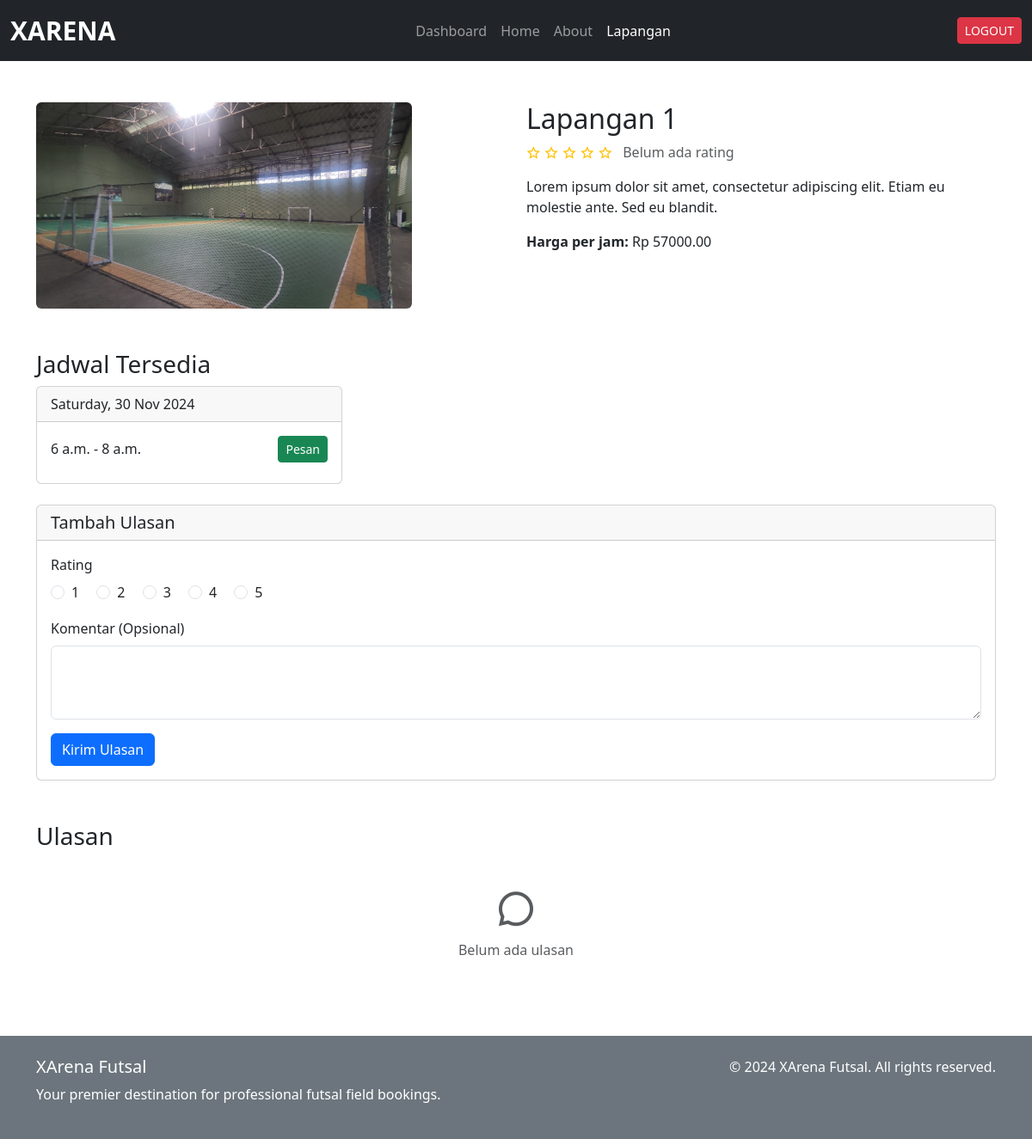
Page /lapangan/1/ (signed in) on the earlier database version.
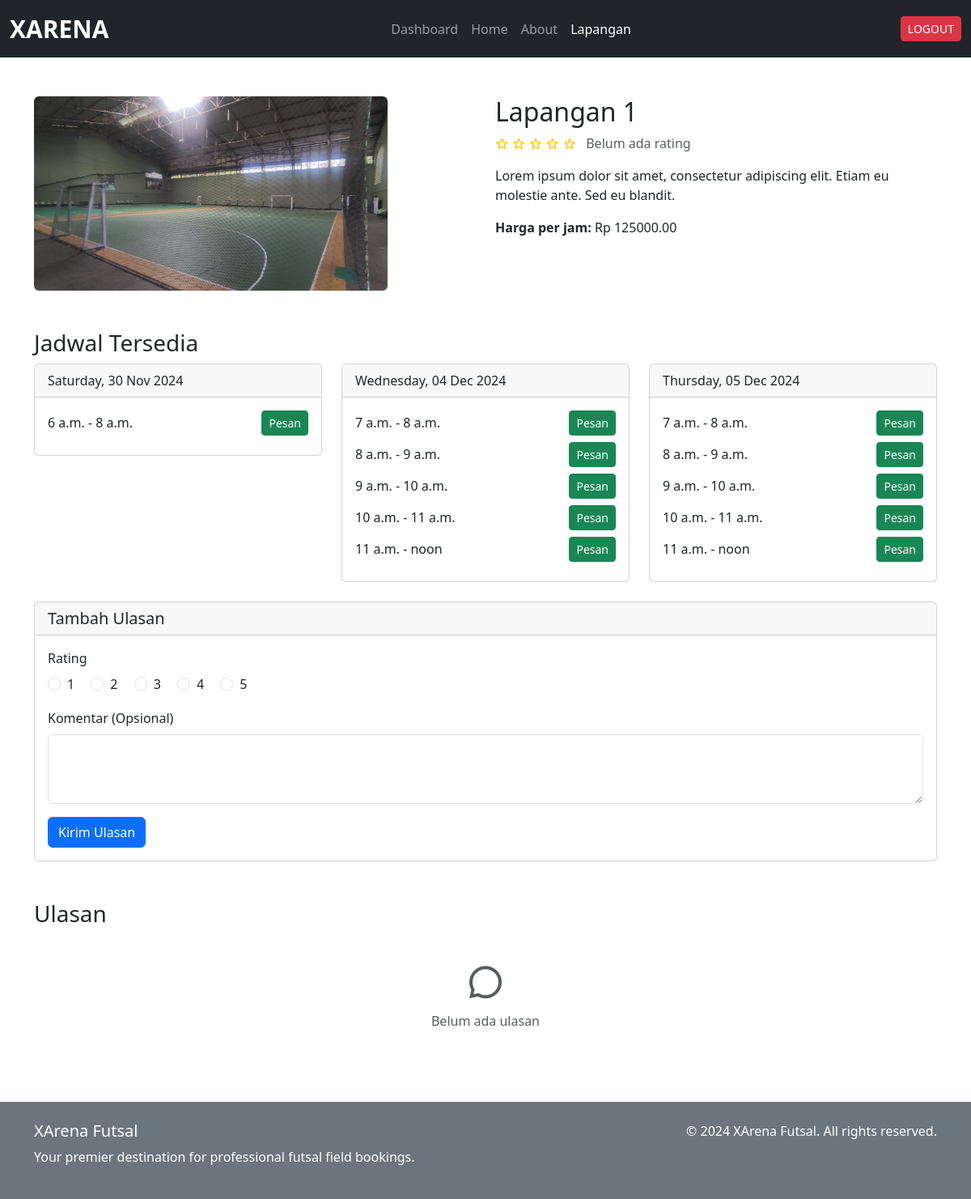
Same page on the later database version.
### xarena_app/models.py (models this page shows, shortened)
class Lapangan(models.Model):
    nama = models.CharField(max_length=100)
    deskripsi = models.TextField(max_length=500)
    harga_per_jam = models.DecimalField(max_digits=10, decimal_places=2)
    gambar = models.ImageField(upload_to='lapangan_images/', blank=True, null=True)
    is_available = models.BooleanField(default=True)
    def avg_rating(self):
        ratings = Ulasan.objects.filter(lapangan=self).values_list('rating', flat=True)
        if ratings:
            return sum(ratings) / len(ratings)
        return 0

class Jadwal(models.Model):
    lapangan = models.ForeignKey(Lapangan, on_delete=models.CASCADE)
    tanggal = models.DateField()
    jam_mulai = models.TimeField()
    jam_selesai = models.TimeField()
    is_available = models.BooleanField(default=True)

### xarena_app/views.py (the view)
# urls.py: path('lapangan/<int:lapangan_id>/', views.DetailLapanganView.as_view(), name='detail_lapangan'),
class DetailLapanganView(LoginRequiredMixin, DetailView):
    model = Lapangan
    template_name = 'user/detail_lapangan.html'
    pk_url_kwarg = 'lapangan_id'
    context_object_name = 'lapangan'
    def get_context_data(self, **kwargs):
        context = super().get_context_data(**kwargs)
        dates = []
        jadwal_dates = Jadwal.objects.filter(
            lapangan=self.object,
        ).dates('tanggal', 'day')
        for date in jadwal_dates:
            jadwal = Jadwal.objects.filter(
                lapangan=self.object,
                tanggal=date,
            )
            dates.append({
                'date': date,
                'slots': jadwal
            })
        context['dates'] = dates
        return context

### templates/user/detail_lapangan.html (shortened to what this page needs)
{% extends "../base.html" %} {% block content %}
<div class="container py-5">
  <div class="row">
    <div class="col-md-6">
      {% if lapangan.gambar %}
      <img src="{{ lapangan.gambar.url }}" class="img-fluid rounded" style="max-height: 30vh" alt="{{ lapangan.nama }}" />
      {% endif %}
    </div>
    <div class="col-md-6">
      <h2>{{ lapangan.nama }}</h2>
      <div class="rating-stars mb-3">
        {% with ''|center:5 as range %}
        {% for _ in range %}
          {% if forloop.counter <= lapangan.avg_rating %}
            <i class="ri-star-fill text-warning"></i>
          {% else %}
            <i class="ri-star-line text-warning"></i>
          {% endif %}
        {% endfor %}
        {% endwith %}
        <span class="text-muted ms-2">
          {% if lapangan.avg_rating %}
            {{ lapangan.avg_rating|floatformat:1 }} dari 5
          {% else %}
            Belum ada rating
          {% endif %}
        </span>
      </div>
      <p>{{ lapangan.deskripsi }}</p>
      <p><strong>Harga per jam:</strong> Rp {{ lapangan.harga_per_jam }}</p>
    </div>
  </div>
  <div class="mt-5">
    <h3>Jadwal Tersedia</h3>
    <div class="row">
      {% for date in dates %}
      <div class="col-md-4 mb-4">
        <div class="card">
          <div class="card-header">{{ date.date|date:"l, d M Y" }}</div>
          <div class="card-body">
            {% if date.slots %}
              {% for slot in date.slots %}
              <div class="d-flex justify-content-between align-items-center mb-2">
                <span>{{ slot.jam_mulai }} - {{ slot.jam_selesai }}</span>
                <a href="{% url 'konfirmasi_pemesanan' slot.id %}" class="btn btn-sm btn-success">Pesan</a>
              </div>
              {% endfor %}
            {% else %}
              <p class="text-muted">Tidak ada slot tersedia</p>
            {% endif %}
          </div>
        </div>
      </div>
      {% endfor %}
    </div>
  </div>
  <div class="card mb-4">
    <div class="card-header">
      <h5 class="mb-0">Tambah Ulasan</h5>
    </div>
    <div class="card-body">
      <form method="POST" action="{% url 'add_ulasan' lapangan.id %}">
        <div class="mb-3">
          <label class="form-label">Rating</label>
          <div class="rating-input">
            {% for i in "12345" %}
            <div class="form-check form-check-inline">
              <input class="form-check-input" type="radio" name="rating" value="{{ forloop.counter }}" required>
              <label class="form-check-label">{{ forloop.counter }}</label>
            </div>
            {% endfor %}
          </div>
        </div>
        <div class="mb-3">
          <label class="form-label">Komentar (Opsional)</label>
          <textarea name="komentar" class="form-control" rows="3"></textarea>
        </div>
        <button type="submit" class="btn btn-primary">Kirim Ulasan</button>
      </form>
    </div>
  </div>
  <div class="mt-5">
    <h3>Ulasan</h3>
    {% for ulasan in lapangan.ulasan_set.all %}
    <div class="card mb-3">
      <div class="card-body">
        <div class="d-flex justify-content-between align-items-start">
          <div>
            <h6 class="mb-1">{{ ulasan.user.username }}</h6>
            <div class="rating-stars mb-2">
              {% for i in "12345" %}
                {% if forloop.counter <= ulasan.rating %}
                  <i class="ri-star-fill text-warning"></i>
                {% else %}
                  <i class="ri-star-line text-warning"></i>
                {% endif %}
              {% endfor %}
            </div>
          </div>
          <small class="text-muted">{{ ulasan.created_at|date:"d/m/Y" }}</small>
        </div>
        {% if ulasan.komentar %}
        <p class="mb-0">{{ ulasan.komentar }}</p>
        {% endif %}
      </div>
    </div>
    {% empty %}
    <div class="text-center py-4">
      <i class="ri-chat-3-line ri-3x text-muted mb-3"></i>
      <p class="text-muted">Belum ada ulasan</p>
    </div>
    {% endfor %}
  </div>
</div>
{% endblock %}

Differences in the rows shown:
changed Lapangan "Lapangan 1": harga_per_jam "57000.00" → "125000.00"
added Jadwal: jam_mulai "7 a.m.", jam_selesai "8 a.m.", shown under "Wednesday, 04 Dec 2024"
added Jadwal: jam_mulai "8 a.m.", jam_selesai "9 a.m.", shown under "Wednesday, 04 Dec 2024"
added Jadwal: jam_mulai "9 a.m.", jam_selesai "10 a.m.", shown under "Wednesday, 04 Dec 2024"
added Jadwal: jam_mulai "10 a.m.", jam_selesai "11 a.m.", shown under "Wednesday, 04 Dec 2024"
added Jadwal: jam_mulai "11 a.m.", jam_selesai "noon", shown under "Wednesday, 04 Dec 2024"
added Jadwal: jam_mulai "7 a.m.", jam_selesai "8 a.m.", shown under "Thursday, 05 Dec 2024"
added Jadwal: jam_mulai "8 a.m.", jam_selesai "9 a.m.", shown under "Thursday, 05 Dec 2024"
added Jadwal: jam_mulai "9 a.m.", jam_selesai "10 a.m.", shown under "Thursday, 05 Dec 2024"
added Jadwal: jam_mulai "10 a.m.", jam_selesai "11 a.m.", shown under "Thursday, 05 Dec 2024"
added Jadwal: jam_mulai "11 a.m.", jam_selesai "noon", shown under "Thursday, 05 Dec 2024"
Other differences:
new list line: "Wednesday, 04 Dec 2024"
new list line: "Thursday, 05 Dec 2024"
